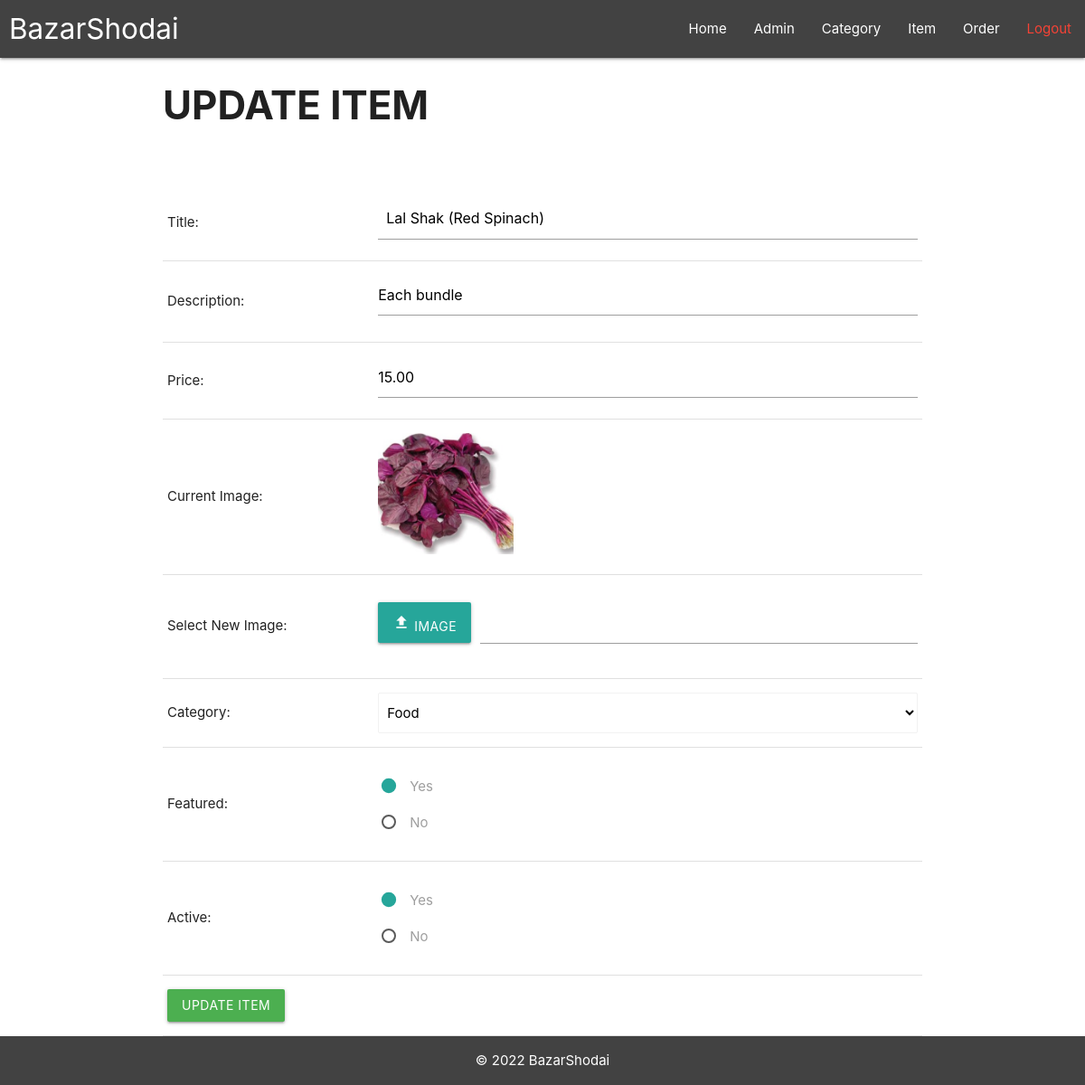
Screenshot of /bazar-shodai/admin/update-item.php?id=25 (signed in) with the database file from the repository.
### tables this page shows
CREATE TABLE `tbl_item` (
  `id` int(10) UNSIGNED NOT NULL,
  `title` varchar(255) NOT NULL,
  `description` text NOT NULL,
  `price` decimal(10,2) NOT NULL,
  `image_name` varchar(255) NOT NULL,
  `category_id` int(10) UNSIGNED NOT NULL,
  `featured` varchar(255) NOT NULL,
  `active` varchar(255) NOT NULL
);

CREATE TABLE `tbl_category` (
  `id` int(10) UNSIGNED NOT NULL,
  `title` varchar(255) NOT NULL,
  `image_name` varchar(255) NOT NULL,
  `featured` varchar(255) NOT NULL,
  `active` varchar(255) NOT NULL
);

### bazar-shodai/admin/update-item.php (the view, shortened to what this page needs)
<?php include('reusable/head.php'); ?>
<?php include('reusable/menu.php'); ?>
<?php
    if(isset($_GET['id']))
    {
        $id = $_GET['id'];
        $sql2 = "SELECT * FROM tbl_item WHERE id=$id";
        $res2 = mysqli_query($conn, $sql2);
        $row2 = mysqli_fetch_assoc($res2);
        $title = $row2['title'];
        $description = $row2['description'];
        $price = $row2['price'];
        $current_image = $row2['image_name'];
        $current_category = $row2['category_id'];
    }
    else
    {
        $url = SITEURL.'admin/manage-item.php';
        echo "<script>window.location.href='$url'</script>";
    }
?>
<div class="main-content container">
    <div class="wrapper">
        <h3 style="font-weight:bold">UPDATE ITEM</h1>
        <br><br>
        <form action="" method="POST" enctype="multipart/form-data">
        <table class="">
            <tr>
                <td>Title: </td>
                <td>
                    <input type="text" name="title" value="<?php echo $title; ?>">
                </td>
            </tr>
            <tr>
                <td>Description: </td>
                <td>
                    <textarea class="materialize-textarea" name="description" cols="30" rows="5"><?php echo $description; ?></textarea>
                </td>
            </tr>
            <tr>
                <td>Price: </td>
                <td>
                    <input type="number" name="price" value="<?php echo $price; ?>">
                </td>
            </tr>
            <tr>
                <td>Current Image: </td>
                <td>
                    <?php
                        if($current_image == "")
                        {
                            echo "<div class='error'>Image not Available.</div>";
                        }
                        else
                        {
                            ?>
                            <img src="<?php echo SITEURL; ?>images/item/<?php echo $current_image; ?>" width="150px">
                            <?php
                        }
                    ?>
                </td>
            </tr>
            <tr>
                <td>Select New Image: </td>
                <td>
                    <div class="file-field input-field">
                        <div class="btn">
                            <i class="material-icons">upload</i>
                            <span>Image</span>
                        </div>
                        <div class="file-path-wrapper">
                            <input class="file-path validate" type="text">
                        </div>
                    </div>
                </td>
            </tr>
            <tr>
                <td>Category: </td>
                <td>
                    <select name="category" class="browser-default">
                        <?php
                            $sql = "SELECT * FROM tbl_category WHERE active='Yes'";
                            $res = mysqli_query($conn, $sql);
                            $count = mysqli_num_rows($res);
                            if($count>0)
                            {
                                while($row=mysqli_fetch_assoc($res))
                                {
                                    $category_title = $row['title'];
                                    $category_id = $row['id'];
                                    ?>
                                    <option <?php if($current_category==$category_id){echo "selected";} ?> value="<?php echo $category_id; ?>"><?php echo $category_title; ?></option>
                                    <?php
                                }
                            }
                            else
                            {
                                echo "<option value='0'>Category Not Available.</option>";
                            }
                        ?>
                    </select>
                </td>
            </tr>
            <tr>
                <td>Featured: </td>
                <td>
                    <p>
                        <label>
                            <span>Yes</span>
                        </label>
                    </p>
                    <p>
                        <label>
                            <span>No</span>
                        </label>
                    </p>
                </td>
            </tr>
            <tr>
                <td>Active: </td>
                <td>
                    <p>
                        <label>
                            <span>Yes</span>
                        </label>
                    </p>
                    <p>
                        <label>
                            <span>No</span>
                        </label>
                    </p>
                </td>
            </tr>
            <tr>
                <td>
                    <input type="submit" name="submit" value="Update Item" class="btn green">
                </td>
            </tr>
        </table>
        </form>
    </div>
</div>
<?php include('reusable/footer.php'); ?>

### rows the page displays
tbl_item: title "Lal Shak (Red Spinach)", description "Each bundle", price "15.00", image_name (picture), category "Food"
